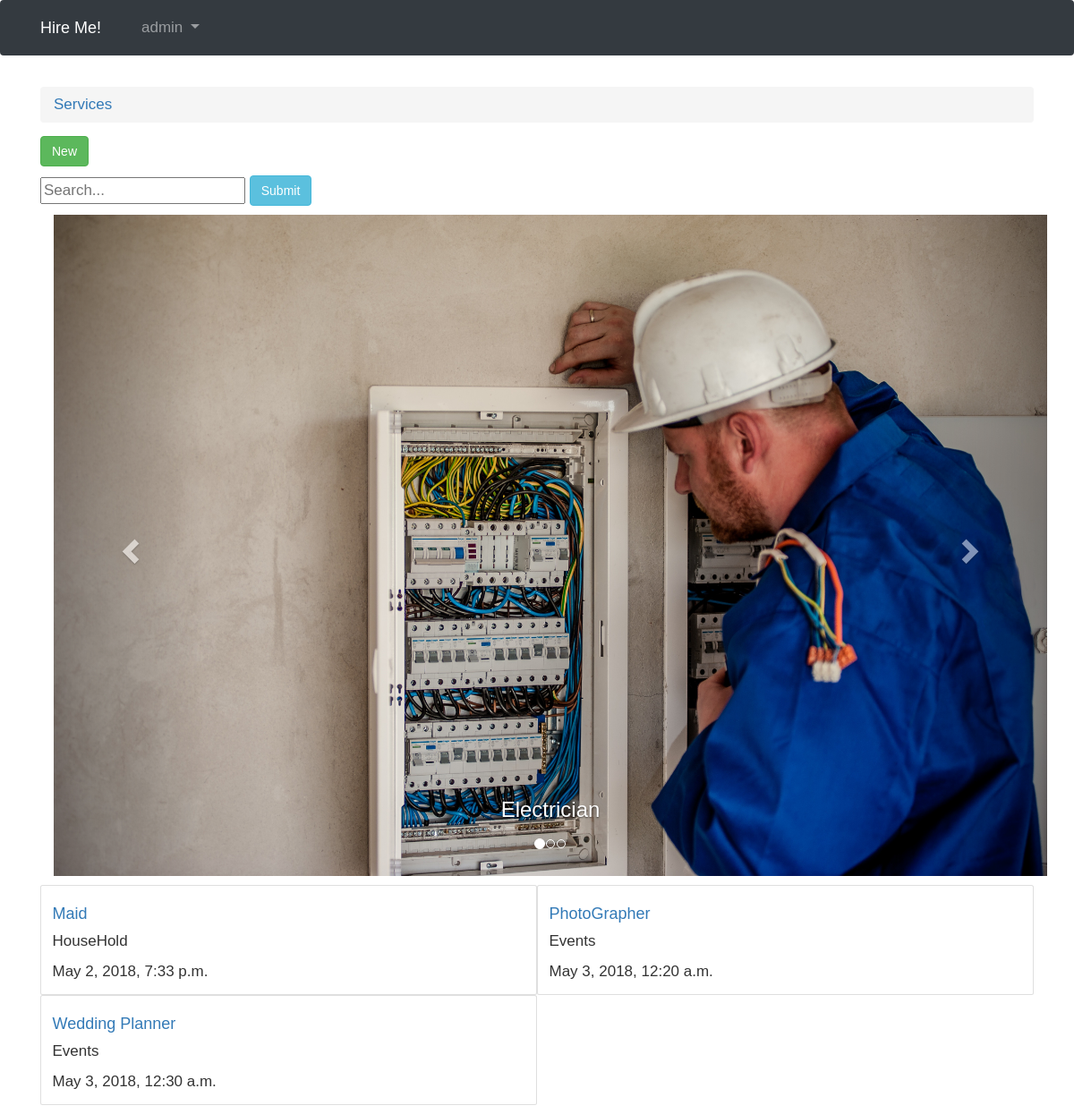
Screenshot of /services/ (signed in) with the database file from the repository.
### accounts/models.py (models this page shows)
class User(AbstractUser):
    is_customer = models.BooleanField(default=False)
    is_service = models.BooleanField(default=False)
    position = GeopositionField(null=True)

### hire/models.py (models this page shows, shortened)
class Services(models.Model):
	name = models.CharField(max_length = 40, unique =True)
	category = models.CharField(max_length = 40)
	last_updated = models.DateTimeField(auto_now_add=True)

### hire/views.py (the view)
# urls.py: url(r'^services/$', hire_views.home, name='home'),
def home(request):
	ser = Services.objects.all()
	query = request.GET.get('search_box')
	if query:
		ser = Services.objects.filter(Q(name__icontains=query)| Q(category__icontains=query) |Q(last_updated__icontains=query))
	return render(request,'service.html',{'services':ser})

### templates/service.html (shortened to what this page needs)
{% extends 'base.html' %}
{% block link %}
  <link rel="stylesheet" href="https://maxcdn.bootstrapcdn.com/bootstrap/3.3.7/css/bootstrap.min.css">
{% endblock %}
     {% block breadcrumb %}
        <li class="breadcrumb-item"><a href="{% url 'home' %}">Services</a></li>
       {% endblock %}
	 {% block content %}
  <a href = "{% url 'new_service' %}">  <button type="submit" class="btn btn-success">New</button></a>
    <form type="GET" action="." style="margin: 0">
    <input  id="search_box" type="text" name="search_box"  placeholder="Search..." >
   <button id="search_submit" type="submit" class="btn btn-info" >Submit</button>
</form>
<div class="container">
  <div id="myCarousel" class="carousel slide" data-ride="carousel">
    <ol class="carousel-indicators">
      <li data-target="#myCarousel" data-slide-to="0" class="active"></li>
      <li data-target="#myCarousel" data-slide-to="1"></li>
      <li data-target="#myCarousel" data-slide-to="2"></li>
    </ol>
    <div class="carousel-inner">
      <div class="item active">
        <img src="/static/img/elect.jpg" alt="Los Angeles" style="width:100%;">
        <div class="carousel-caption">
          <h3>Electrician</h3>
        </div>
      </div>
    </div>
    <a class="left carousel-control" href="#myCarousel" data-slide="prev">
      <span class="glyphicon glyphicon-chevron-left"></span>
    </a>
    <a class="right carousel-control" href="#myCarousel" data-slide="next">
      <span class="glyphicon glyphicon-chevron-right"></span>
    </a>
  </div>
</div>
 <table style="width:100%">
 {% for service in services %}
     {% cycle 'row' '' as row silent %}
        {% if row %}<tr>{% endif %}
            <div class="card-columns">
            <td>
            <div class="card">
            <div class="card-body">
            <h4 class="card-title"><a href="{% url 'serve_list' service.pk %}">  {{ service.name }}</a></h4>
             <p class="card-text">{{service.category}}</p>
            <p class="card-text">{{ service.last_updated}}</p>
            </td>
            </div>
            </div>
{% endfor %}
{% endblock %}

### templates/base.html (shortened to what this page needs)
{% load static %}<!DOCTYPE html>
<html>
  <head>
    <link rel="stylesheet" href="{% static 'css/bootstrap.min.css' %}">
    <link rel="stylesheet" href="{% static 'css/accounts.css' %}">
    {% block link %} {% endblock%}
  </head>
  <body>
    {% block body %}
      <nav class="navbar navbar-expand-sm bg-dark navbar-dark ">
        <div class="container">
          <a class="navbar-brand" href="{% url 'home' %}">Hire Me!</a>
          <div class="collapse navbar-collapse" id="mainMenu">
            {% if user.is_authenticated %}
              <ul class="navbar-nav ml-auto">
                <li class="nav-item dropdown">
                  <a class="nav-link dropdown-toggle" href="#" id="userMenu" data-toggle="dropdown" aria-haspopup="true" aria-expanded="false">
                    {{ user.username }}
                  </a>
                </li>
              </ul>
            {% else %}
              <form class="form-inline ml-auto">
                <a href="{% url 'login' %}" class="btn btn-outline-secondary">Log in</a>
                <a href="{% url 'signup' %}" class="btn btn-primary ml-2">Sign up</a>
              </form>
            {% endif %}
          </div>
        </div>
      </nav>
      <div class="container">
        <ol class="breadcrumb my-4">
          {% block breadcrumb %}
          {% endblock %}
        </ol>
        {% block content %}
        {% endblock %}
    {% endblock body %}
  </body>
</html>

### static/css/accounts.css (style rules this page uses)
body { padding-top:160px background-image: url(../img/1.png); }

### templates/service.html (style rules this page uses)
* { box-sizing: border-box; }
body { margin: 0; font-family: Arial; font-size: 17px; }

### rows the page displays
User: username "admin"
Services: name "Maid", category "HouseHold", last_updated "May 2, 2018, 7:33 p.m."
Services: name "PhotoGrapher", category "Events", last_updated "May 3, 2018, 12:20 a.m."
Services: name "Wedding Planner", category "Events", last_updated "May 3, 2018, 12:30 a.m."
